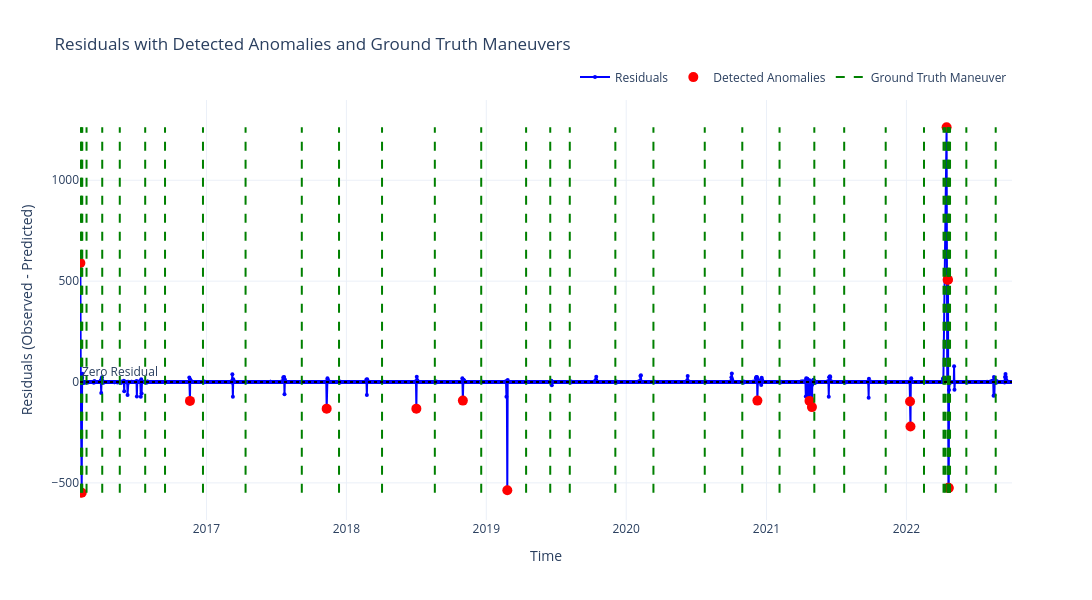

The cell this chart's notebook holds for it:
### Markdown cell above
### Residuals with detected anomaly and ground truth maneuver

### Code cell
# Residual range for drawing maneuver lines 
residuals_min = df_result["residuals"].min()
residuals_max = df_result["residuals"].max()

# Create figure 
fig = go.Figure()

# Residuals
fig.add_trace(go.Scatter(
    x=df_result.index,
    y=df_result["residuals"],
    mode='lines+markers',
    name='Residuals',
    marker=dict(size=4),
    line=dict(color='blue')
))

#  Detected Anomalies
fig.add_trace(go.Scatter(
    x=df_result[df_result["anomaly"]].index,
    y=df_result[df_result["anomaly"]]["residuals"],
    mode='markers',
    name='Detected Anomalies',
    marker=dict(color='red', size=10, symbol='circle'),
    hovertemplate='Anomaly Date: %{x|%Y-%m-%d}<br>Residual: %{y:.4f}'
))

# Ground Truth Maneuver Lines
for _, row in ground_truth_df_test.iterrows():
    maneuver_date = row["Start_Timestamp"]
    fig.add_trace(go.Scatter(
        x=[maneuver_date, maneuver_date],
        y=[residuals_min, residuals_max],
        mode='lines',
        line=dict(color='green', dash='dash'),
        name='Ground Truth Maneuver',
        hoverinfo='text',
        text=[f"Maneuver Date: {maneuver_date.strftime('%Y-%m-%d')}"] * 2,
        showlegend=False
    ))
fig.add_trace(go.Scatter(
    x=[None],
    y=[None],
    mode='lines',
    line=dict(color='green', dash='dash'),
    name='Ground Truth Maneuver'
))

fig.add_hline(
    y=0,
    line_dash="dot",
    line_color="black",
    annotation_text="Zero Residual",
    annotation_position="top left"
)

fig.update_layout(
    title='Residuals with Detected Anomalies and Ground Truth Maneuvers',
    xaxis_title='Time',
    yaxis_title='Residuals (Observed - Predicted)',
    template='plotly_white',
    width=1400,
    height=600,
    legend=dict(
        orientation="h",
        yanchor="bottom",
        y=1.02,
        xanchor="right",
        x=1
    ),
    xaxis_range=[df_result.index.min(), df_result.index.max()]
)

fig.show()

### Figure 1 — Plotly figure (JSON) as saved in the notebook; plotly's stock layout.template omitted (floating-point values rounded to 4 significant figures; data arrays with more than 128 entries replaced by an {"elided": "..."} marker saying what was removed)
{"data": [{"line": {"color": "blue"}, "marker": {"size": 4}, "mode": "lines+markers", "name": "Residuals", "type": "scatter", "x": {"elided": "2407 str values"}, "y": {"elided": "2407 float values"}}, {"hovertemplate": "Anomaly Date: %{x|%Y-%m-%d}<br>Residual: %{y:.4f}", "marker": {"color": "red", "size": 10, "symbol": "circle"}, "mode": "markers", "name": "Detected Anomalies", "type": "scatter", "x": ["2016-02-07T01:39:21.000384+00:00", "2016-02-10T12:10:21.869184+00:00", "2016-11-18T21:47:39.474527+00:00", "2017-11-10T13:24:54.260640+00:00", "2018-07-02T13:15:37.974240+00:00", "2018-10-31T21:10:49.550879+00:00", "2019-02-24T19:48:23.918976+00:00", "2020-12-08T05:27:51.590879+00:00", "2021-04-23T03:47:18.731615+00:00", "2021-04-29T11:34:05.209535+00:00", "2022-01-10T11:49:54.812927+00:00", "2022-01-11T14:03:55.438848+00:00", "2022-04-15T20:19:09.177599+00:00", "2022-04-18T12:15:09.506016+00:00", "2022-04-19T10:47:05.310527+00:00", "2022-04-20T13:02:43.802591+00:00", "2022-04-21T11:32:09.824063+00:00"], "y": [589.6, -549.0, -93.6, -132.0, -132.0, -92.22, -536.7, -92.22, -93.57, -124.4, -96.36, -221.0, 1263.0, 506.6, 506.6, -524.7, -525.7]}, {"hoverinfo": "text", "line": {"color": "green", "dash": "dash"}, "mode": "lines", "name": "Ground Truth Maneuver", "showlegend": false, "text": ["Maneuver Date: 2016-02-07", "Maneuver Date: 2016-02-07"], "type": "scatter", "x": ["2016-02-07T22:35:00+00:00", "2016-02-07T22:35:00+00:00"], "y": [-549.0, 1263.0]}, {"hoverinfo": "text", "line": {"color": "green", "dash": "dash"}, "mode": "lines", "name": "Ground Truth Maneuver", "showlegend": false, "text": ["Maneuver Date: 2016-02-09", "Maneuver Date: 2016-02-09"], "type": "scatter", "x": ["2016-02-09T23:25:00+00:00", "2016-02-09T23:25:00+00:00"], "y": [-549.0, 1263.0]}, {"hoverinfo": "text", "line": {"color": "green", "dash": "dash"}, "mode": "lines", "name": "Ground Truth Maneuver", "showlegend": false, "text": ["Maneuver Date: 2016-02-11", "Maneuver Date: 2016-02-11"], "type": "scatter", "x": ["2016-02-11T22:19:00+00:00", "2016-02-11T22:19:00+00:00"], "y": [-549.0, 1263.0]}, {"hoverinfo": "text", "line": {"color": "green", "dash": "dash"}, "mode": "lines", "name": "Ground Truth Maneuver", "showlegend": false, "text": ["Maneuver Date: 2016-02-23", "Maneuver Date: 2016-02-23"], "type": "scatter", "x": ["2016-02-23T02:46:00+00:00", "2016-02-23T02:46:00+00:00"], "y": [-549.0, 1263.0]}, {"hoverinfo": "text", "line": {"color": "green", "dash": "dash"}, "mode": "lines", "name": "Ground Truth Maneuver", "showlegend": false, "text": ["Maneuver Date: 2016-04-04", "Maneuver Date: 2016-04-04"], "type": "scatter", "x": ["2016-04-04T01:49:00+00:00", "2016-04-04T01:49:00+00:00"], "y": [-549.0, 1263.0]}, {"hoverinfo": "text", "line": {"color": "green", "dash": "dash"}, "mode": "lines", "name": "Ground Truth Maneuver", "showlegend": false, "text": ["Maneuver Date: 2016-05-19", "Maneuver Date: 2016-05-19"], "type": "scatter", "x": ["2016-05-19T20:02:00+00:00", "2016-05-19T20:02:00+00:00"], "y": [-549.0, 1263.0]}, {"hoverinfo": "text", "line": {"color": "green", "dash": "dash"}, "mode": "lines", "name": "Ground Truth Maneuver", "showlegend": false, "text": ["Maneuver Date: 2016-07-25", "Maneuver Date: 2016-07-25"], "type": "scatter", "x": ["2016-07-25T02:50:00+00:00", "2016-07-25T02:50:00+00:00"], "y": [-549.0, 1263.0]}, {"hoverinfo": "text", "line": {"color": "green", "dash": "dash"}, "mode": "lines", "name": "Ground Truth Maneuver", "showlegend": false, "text": ["Maneuver Date: 2016-09-14", "Maneuver Date: 2016-09-14"], "type": "scatter", "x": ["2016-09-14T20:52:00+00:00", "2016-09-14T20:52:00+00:00"], "y": [-549.0, 1263.0]}, {"hoverinfo": "text", "line": {"color": "green", "dash": "dash"}, "mode": "lines", "name": "Ground Truth Maneuver", "showlegend": false, "text": ["Maneuver Date: 2016-12-22", "Maneuver Date: 2016-12-22"], "type": "scatter", "x": ["2016-12-22T21:13:00+00:00", "2016-12-22T21:13:00+00:00"], "y": [-549.0, 1263.0]}, {"hoverinfo": "text", "line": {"color": "green", "dash": "dash"}, "mode": "lines", "name": "Ground Truth Maneuver", "showlegend": false, "text": ["Maneuver Date: 2017-04-12", "Maneuver Date: 2017-04-12"], "type": "scatter", "x": ["2017-04-12T23:41:00+00:00", "2017-04-12T23:41:00+00:00"], "y": [-549.0, 1263.0]}, {"hoverinfo": "text", "line": {"color": "green", "dash": "dash"}, "mode": "lines", "name": "Ground Truth Maneuver", "showlegend": false, "text": ["Maneuver Date: 2017-09-06", "Maneuver Date: 2017-09-06"], "type": "scatter", "x": ["2017-09-06T16:34:00+00:00", "2017-09-06T16:34:00+00:00"], "y": [-549.0, 1263.0]}, {"hoverinfo": "text", "line": {"color": "green", "dash": "dash"}, "mode": "lines", "name": "Ground Truth Maneuver", "showlegend": false, "text": ["Maneuver Date: 2017-12-12", "Maneuver Date: 2017-12-12"], "type": "scatter", "x": ["2017-12-12T19:36:00+00:00", "2017-12-12T19:36:00+00:00"], "y": [-549.0, 1263.0]}, {"hoverinfo": "text", "line": {"color": "green", "dash": "dash"}, "mode": "lines", "name": "Ground Truth Maneuver", "showlegend": false, "text": ["Maneuver Date: 2018-04-04", "Maneuver Date: 2018-04-04"], "type": "scatter", "x": ["2018-04-04T00:21:00+00:00", "2018-04-04T00:21:00+00:00"], "y": [-549.0, 1263.0]}, {"hoverinfo": "text", "line": {"color": "green", "dash": "dash"}, "mode": "lines", "name": "Ground Truth Maneuver", "showlegend": false, "text": ["Maneuver Date: 2018-08-19", "Maneuver Date: 2018-08-19"], "type": "scatter", "x": ["2018-08-19T17:35:00+00:00", "2018-08-19T17:35:00+00:00"], "y": [-549.0, 1263.0]}, {"hoverinfo": "text", "line": {"color": "green", "dash": "dash"}, "mode": "lines", "name": "Ground Truth Maneuver", "showlegend": false, "text": ["Maneuver Date: 2018-12-18", "Maneuver Date: 2018-12-18"], "type": "scatter", "x": ["2018-12-18T17:59:00+00:00", "2018-12-18T17:59:00+00:00"], "y": [-549.0, 1263.0]}, {"hoverinfo": "text", "line": {"color": "green", "dash": "dash"}, "mode": "lines", "name": "Ground Truth Maneuver", "showlegend": false, "text": ["Maneuver Date: 2019-04-14", "Maneuver Date: 2019-04-14"], "type": "scatter", "x": ["2019-04-14T20:33:00+00:00", "2019-04-14T20:33:00+00:00"], "y": [-549.0, 1263.0]}, {"hoverinfo": "text", "line": {"color": "green", "dash": "dash"}, "mode": "lines", "name": "Ground Truth Maneuver", "showlegend": false, "text": ["Maneuver Date: 2019-06-16", "Maneuver Date: 2019-06-16"], "type": "scatter", "x": ["2019-06-16T19:47:00+00:00", "2019-06-16T19:47:00+00:00"], "y": [-549.0, 1263.0]}, {"hoverinfo": "text", "line": {"color": "green", "dash": "dash"}, "mode": "lines", "name": "Ground Truth Maneuver", "showlegend": false, "text": ["Maneuver Date: 2019-08-06", "Maneuver Date: 2019-08-06"], "type": "scatter", "x": ["2019-08-06T18:50:00+00:00", "2019-08-06T18:50:00+00:00"], "y": [-549.0, 1263.0]}, {"hoverinfo": "text", "line": {"color": "green", "dash": "dash"}, "mode": "lines", "name": "Ground Truth Maneuver", "showlegend": false, "text": ["Maneuver Date: 2019-12-03", "Maneuver Date: 2019-12-03"], "type": "scatter", "x": ["2019-12-03T15:26:00+00:00", "2019-12-03T15:26:00+00:00"], "y": [-549.0, 1263.0]}, {"hoverinfo": "text", "line": {"color": "green", "dash": "dash"}, "mode": "lines", "name": "Ground Truth Maneuver", "showlegend": false, "text": ["Maneuver Date: 2020-03-12", "Maneuver Date: 2020-03-12"], "type": "scatter", "x": ["2020-03-12T00:10:00+00:00", "2020-03-12T00:10:00+00:00"], "y": [-549.0, 1263.0]}, {"hoverinfo": "text", "line": {"color": "green", "dash": "dash"}, "mode": "lines", "name": "Ground Truth Maneuver", "showlegend": false, "text": ["Maneuver Date: 2020-07-23", "Maneuver Date: 2020-07-23"], "type": "scatter", "x": ["2020-07-23T21:24:00+00:00", "2020-07-23T21:24:00+00:00"], "y": [-549.0, 1263.0]}, {"hoverinfo": "text", "line": {"color": "green", "dash": "dash"}, "mode": "lines", "name": "Ground Truth Maneuver", "showlegend": false, "text": ["Maneuver Date: 2020-10-29", "Maneuver Date: 2020-10-29"], "type": "scatter", "x": ["2020-10-29T20:13:00+00:00", "2020-10-29T20:13:00+00:00"], "y": [-549.0, 1263.0]}, {"hoverinfo": "text", "line": {"color": "green", "dash": "dash"}, "mode": "lines", "name": "Ground Truth Maneuver", "showlegend": false, "text": ["Maneuver Date: 2021-02-04", "Maneuver Date: 2021-02-04"], "type": "scatter", "x": ["2021-02-04T00:43:00+00:00", "2021-02-04T00:43:00+00:00"], "y": [-549.0, 1263.0]}, {"hoverinfo": "text", "line": {"color": "green", "dash": "dash"}, "mode": "lines", "name": "Ground Truth Maneuver", "showlegend": false, "text": ["Maneuver Date: 2021-05-05", "Maneuver Date: 2021-05-05"], "type": "scatter", "x": ["2021-05-05T18:07:00+00:00", "2021-05-05T18:07:00+00:00"], "y": [-549.0, 1263.0]}, {"hoverinfo": "text", "line": {"color": "green", "dash": "dash"}, "mode": "lines", "name": "Ground Truth Maneuver", "showlegend": false, "text": ["Maneuver Date: 2021-07-22", "Maneuver Date: 2021-07-22"], "type": "scatter", "x": ["2021-07-22T15:51:00+00:00", "2021-07-22T15:51:00+00:00"], "y": [-549.0, 1263.0]}, {"hoverinfo": "text", "line": {"color": "green", "dash": "dash"}, "mode": "lines", "name": "Ground Truth Maneuver", "showlegend": false, "text": ["Maneuver Date: 2021-11-07", "Maneuver Date: 2021-11-07"], "type": "scatter", "x": ["2021-11-07T22:57:00+00:00", "2021-11-07T22:57:00+00:00"], "y": [-549.0, 1263.0]}, {"hoverinfo": "text", "line": {"color": "green", "dash": "dash"}, "mode": "lines", "name": "Ground Truth Maneuver", "showlegend": false, "text": ["Maneuver Date: 2022-02-15", "Maneuver Date: 2022-02-15"], "type": "scatter", "x": ["2022-02-15T21:20:00+00:00", "2022-02-15T21:20:00+00:00"], "y": [-549.0, 1263.0]}, {"hoverinfo": "text", "line": {"color": "green", "dash": "dash"}, "mode": "lines", "name": "Ground Truth Maneuver", "showlegend": false, "text": ["Maneuver Date: 2022-04-07", "Maneuver Date: 2022-04-07"], "type": "scatter", "x": ["2022-04-07T19:38:00+00:00", "2022-04-07T19:38:00+00:00"], "y": [-549.0, 1263.0]}, {"hoverinfo": "text", "line": {"color": "green", "dash": "dash"}, "mode": "lines", "name": "Ground Truth Maneuver", "showlegend": false, "text": ["Maneuver Date: 2022-04-11", "Maneuver Date: 2022-04-11"], "type": "scatter", "x": ["2022-04-11T20:15:00+00:00", "2022-04-11T20:15:00+00:00"], "y": [-549.0, 1263.0]}, {"hoverinfo": "text", "line": {"color": "green", "dash": "dash"}, "mode": "lines", "name": "Ground Truth Maneuver", "showlegend": false, "text": ["Maneuver Date: 2022-04-17", "Maneuver Date: 2022-04-17"], "type": "scatter", "x": ["2022-04-17T22:06:00+00:00", "2022-04-17T22:06:00+00:00"], "y": [-549.0, 1263.0]}, {"hoverinfo": "text", "line": {"color": "green", "dash": "dash"}, "mode": "lines", "name": "Ground Truth Maneuver", "showlegend": false, "text": ["Maneuver Date: 2022-04-19", "Maneuver Date: 2022-04-19"], "type": "scatter", "x": ["2022-04-19T21:03:00+00:00", "2022-04-19T21:03:00+00:00"], "y": [-549.0, 1263.0]}, {"hoverinfo": "text", "line": {"color": "green", "dash": "dash"}, "mode": "lines", "name": "Ground Truth Maneuver", "showlegend": false, "text": ["Maneuver Date: 2022-04-21", "Maneuver Date: 2022-04-21"], "type": "scatter", "x": ["2022-04-21T19:59:00+00:00", "2022-04-21T19:59:00+00:00"], "y": [-549.0, 1263.0]}, {"hoverinfo": "text", "line": {"color": "green", "dash": "dash"}, "mode": "lines", "name": "Ground Truth Maneuver", "showlegend": false, "text": ["Maneuver Date: 2022-04-24", "Maneuver Date: 2022-04-24"], "type": "scatter", "x": ["2022-04-24T19:13:00+00:00", "2022-04-24T19:13:00+00:00"], "y": [-549.0, 1263.0]}, {"hoverinfo": "text", "line": {"color": "green", "dash": "dash"}, "mode": "lines", "name": "Ground Truth Maneuver", "showlegend": false, "text": ["Maneuver Date: 2022-06-06", "Maneuver Date: 2022-06-06"], "type": "scatter", "x": ["2022-06-06T08:13:00+00:00", "2022-06-06T08:13:00+00:00"], "y": [-549.0, 1263.0]}, {"hoverinfo": "text", "line": {"color": "green", "dash": "dash"}, "mode": "lines", "name": "Ground Truth Maneuver", "showlegend": false, "text": ["Maneuver Date: 2022-08-21", "Maneuver Date: 2022-08-21"], "type": "scatter", "x": ["2022-08-21T22:36:00+00:00", "2022-08-21T22:36:00+00:00"], "y": [-549.0, 1263.0]}, {"line": {"color": "green", "dash": "dash"}, "mode": "lines", "name": "Ground Truth Maneuver", "type": "scatter", "x": [null], "y": [null]}], "layout": {"annotations": [{"showarrow": false, "text": "Zero Residual", "x": 0, "xanchor": "left", "xref": "x domain", "y": 0, "yanchor": "bottom", "yref": "y"}], "height": 600, "legend": {"orientation": "h", "x": 1, "xanchor": "right", "y": 1.02, "yanchor": "bottom"}, "shapes": [{"line": {"color": "black", "dash": "dot"}, "type": "line", "x0": 0, "x1": 1, "xref": "x domain", "y0": 0, "y1": 0, "yref": "y"}], "title": {"text": "Residuals with Detected Anomalies and Ground Truth Maneuvers"}, "width": 1400, "xaxis": {"range": ["2016-02-06T01:14:32.477856+00:00", "2022-10-03T10:55:29.352575+00:00"], "title": {"text": "Time"}}, "yaxis": {"title": {"text": "Residuals (Observed - Predicted)"}}}}
